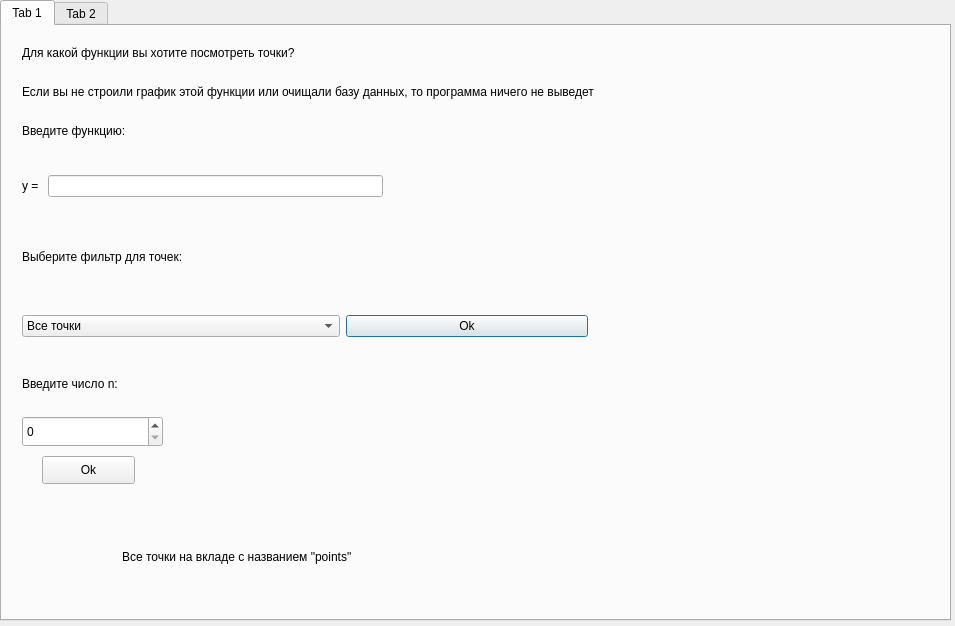
<?xml version="1.0" encoding="UTF-8"?>
<ui version="4.0">
 <class>Dialog</class>
 <widget class="QDialog" name="Dialog">
  <property name="geometry">
   <rect>
    <x>0</x>
    <y>0</y>
    <width>955</width>
    <height>626</height>
   </rect>
  </property>
  <property name="windowTitle">
   <string>Dialog</string>
  </property>
  <widget class="QTabWidget" name="tabWidget">
   <property name="geometry">
    <rect>
     <x>0</x>
     <y>0</y>
     <width>951</width>
     <height>621</height>
    </rect>
   </property>
   <property name="styleSheet">
    <string notr="true">font: 10pt &quot;MS Shell Dlg 2&quot;;</string>
   </property>
   <property name="currentIndex">
    <number>0</number>
   </property>
   <widget class="QWidget" name="tab">
    <attribute name="title">
     <string>Tab 1</string>
    </attribute>
    <widget class="QWidget" name="verticalLayoutWidget">
     <property name="geometry">
      <rect>
       <x>20</x>
       <y>10</y>
       <width>761</width>
       <height>111</height>
      </rect>
     </property>
     <layout class="QVBoxLayout" name="verticalLayout">
      <item>
       <widget class="QLabel" name="label_2">
        <property name="styleSheet">
         <string notr="true">font: 11pt &quot;MS Shell Dlg 2&quot;;</string>
        </property>
        <property name="text">
         <string>Для какой функции вы хотите посмотреть точки?</string>
        </property>
       </widget>
      </item>
      <item>
       <widget class="QLabel" name="label_3">
        <property name="styleSheet">
         <string notr="true">font: 9pt &quot;MS Shell Dlg 2&quot;;</string>
        </property>
        <property name="text">
         <string>Если вы не строили график этой функции или очищали базу данных, то программа ничего не выведет</string>
        </property>
       </widget>
      </item>
      <item>
       <widget class="QLabel" name="label_4">
        <property name="styleSheet">
         <string notr="true">font: 11pt &quot;MS Shell Dlg 2&quot;;</string>
        </property>
        <property name="text">
         <string>Введите функцию:</string>
        </property>
       </widget>
      </item>
     </layout>
    </widget>
    <widget class="QWidget" name="horizontalLayoutWidget">
     <property name="geometry">
      <rect>
       <x>20</x>
       <y>120</y>
       <width>361</width>
       <height>80</height>
      </rect>
     </property>
     <layout class="QHBoxLayout" name="horizontalLayout">
      <item>
       <widget class="QLabel" name="label_5">
        <property name="styleSheet">
         <string notr="true">font: 11pt &quot;MS Shell Dlg 2&quot;;</string>
        </property>
        <property name="text">
         <string>y = </string>
        </property>
       </widget>
      </item>
      <item>
       <widget class="QLineEdit" name="lineEdit"/>
      </item>
     </layout>
    </widget>
    <widget class="QLabel" name="label">
     <property name="geometry">
      <rect>
       <x>20</x>
       <y>210</y>
       <width>251</width>
       <height>41</height>
      </rect>
     </property>
     <property name="styleSheet">
      <string notr="true">font: 11pt &quot;MS Shell Dlg 2&quot;;</string>
     </property>
     <property name="text">
      <string>Выберите фильтр для точек:</string>
     </property>
    </widget>
    <widget class="QWidget" name="horizontalLayoutWidget_2">
     <property name="geometry">
      <rect>
       <x>20</x>
       <y>260</y>
       <width>566</width>
       <height>80</height>
      </rect>
     </property>
     <layout class="QHBoxLayout" name="horizontalLayout_2">
      <item>
       <widget class="QComboBox" name="comboBox">
        <property name="styleSheet">
         <string notr="true">font: 11pt &quot;MS Shell Dlg 2&quot;;</string>
        </property>
        <item>
         <property name="text">
          <string>Все точки</string>
         </property>
        </item>
        <item>
         <property name="text">
          <string>Точки у которых у Х n знаков после запятой</string>
         </property>
        </item>
        <item>
         <property name="text">
          <string>Точки у кторых у Y n знаков после запятой</string>
         </property>
        </item>
        <item>
         <property name="text">
          <string>Точки у которых и у Х и у Y n знаков после запятой</string>
         </property>
        </item>
        <item>
         <property name="text">
          <string/>
         </property>
        </item>
       </widget>
      </item>
      <item>
       <widget class="QPushButton" name="pushButton">
        <property name="styleSheet">
         <string notr="true">font: 11pt &quot;MS Shell Dlg 2&quot;;</string>
        </property>
        <property name="text">
         <string>Ok</string>
        </property>
       </widget>
      </item>
     </layout>
    </widget>
    <widget class="QLabel" name="label_6">
     <property name="geometry">
      <rect>
       <x>20</x>
       <y>350</y>
       <width>151</width>
       <height>16</height>
      </rect>
     </property>
     <property name="styleSheet">
      <string notr="true">font: 11pt &quot;MS Shell Dlg 2&quot;;</string>
     </property>
     <property name="text">
      <string>Введите число n:</string>
     </property>
    </widget>
    <widget class="QSpinBox" name="spinBox">
     <property name="geometry">
      <rect>
       <x>20</x>
       <y>390</y>
       <width>141</width>
       <height>31</height>
      </rect>
     </property>
     <property name="styleSheet">
      <string notr="true">font: 11pt &quot;MS Shell Dlg 2&quot;;</string>
     </property>
    </widget>
    <widget class="QPushButton" name="pushButton_2">
     <property name="geometry">
      <rect>
       <x>40</x>
       <y>430</y>
       <width>93</width>
       <height>28</height>
      </rect>
     </property>
     <property name="styleSheet">
      <string notr="true">font: 11pt &quot;MS Shell Dlg 2&quot;;</string>
     </property>
     <property name="text">
      <string>Ok</string>
     </property>
    </widget>
    <widget class="QLabel" name="label_7">
     <property name="geometry">
      <rect>
       <x>120</x>
       <y>510</y>
       <width>661</width>
       <height>41</height>
      </rect>
     </property>
     <property name="styleSheet">
      <string notr="true">font: 12pt &quot;MS Shell Dlg 2&quot;;</string>
     </property>
     <property name="text">
      <string>Все точки на вкладе с названием &quot;points&quot;</string>
     </property>
    </widget>
   </widget>
   <widget class="QWidget" name="tab_2">
    <attribute name="title">
     <string>Tab 2</string>
    </attribute>
    <widget class="QLabel" name="label_8">
     <property name="geometry">
      <rect>
       <x>220</x>
       <y>20</y>
       <width>511</width>
       <height>551</height>
      </rect>
     </property>
     <property name="text">
      <string/>
     </property>
    </widget>
    <widget class="QPushButton" name="pushButton_3">
     <property name="geometry">
      <rect>
       <x>40</x>
       <y>280</y>
       <width>93</width>
       <height>28</height>
      </rect>
     </property>
     <property name="text">
      <string>&lt;--</string>
     </property>
    </widget>
    <widget class="QPushButton" name="pushButton_4">
     <property name="geometry">
      <rect>
       <x>770</x>
       <y>270</y>
       <width>93</width>
       <height>28</height>
      </rect>
     </property>
     <property name="text">
      <string>--&gt;</string>
     </property>
    </widget>
    <widget class="QLabel" name="label_9">
     <property name="geometry">
      <rect>
       <x>780</x>
       <y>50</y>
       <width>101</width>
       <height>31</height>
      </rect>
     </property>
     <property name="text">
      <string/>
     </property>
    </widget>
   </widget>
  </widget>
 </widget>
 <resources/>
 <connections/>
</ui>
